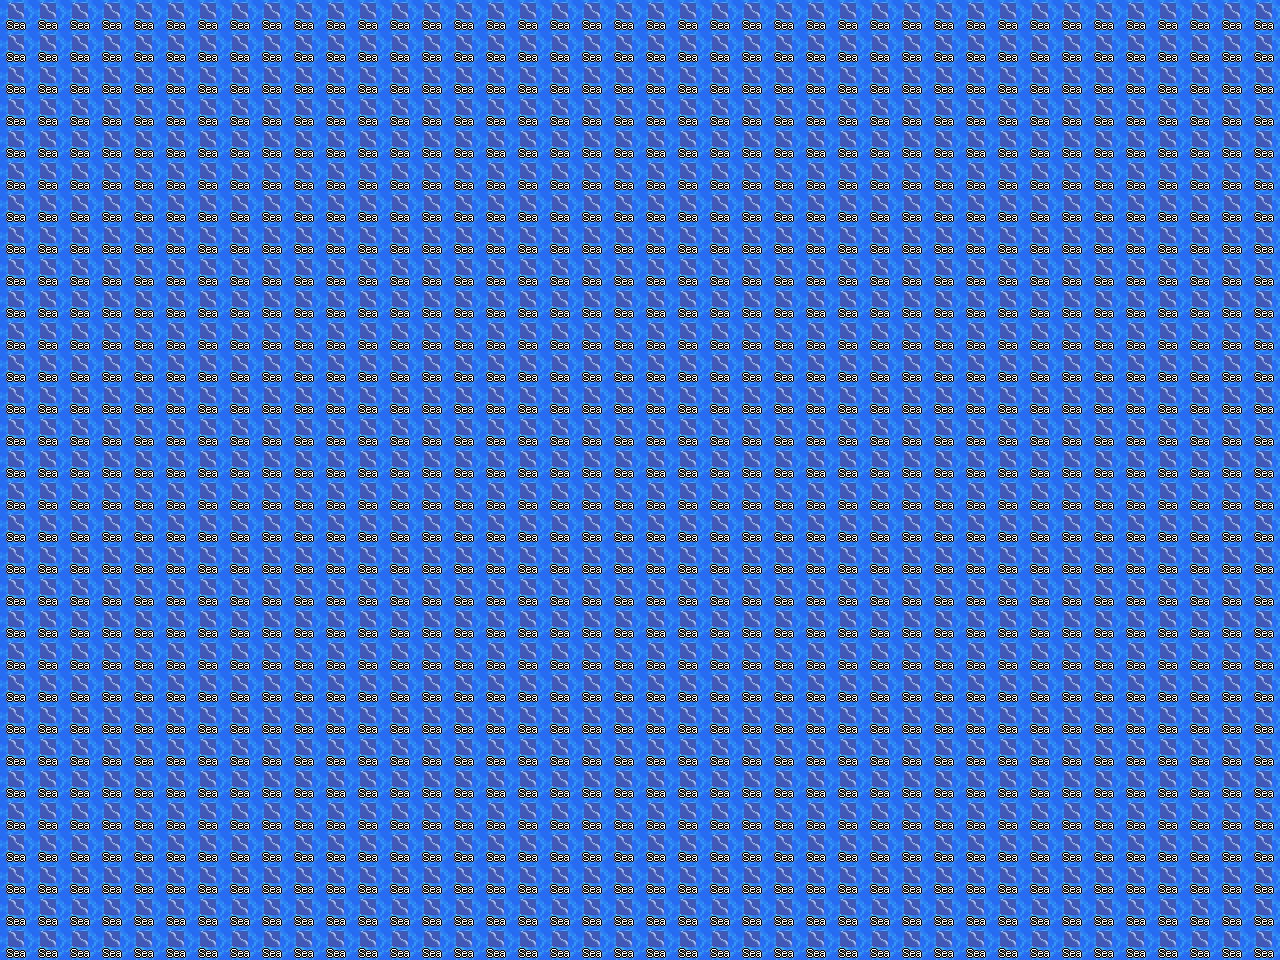

A level layout from a 2D game, rendered from its tile map. Below: a short description, then the map file with tile-grid data replaced by summaries:
An orthogonal 40x30 tile map with 32x32 px tiles, 9 tile layers (1_1, 1_deco_1, 2_2, 2_deco_2, ...), 5 tilesets.

<map version="1.10" tiledversion="1.11.2" orientation="orthogonal" renderorder="left-up" width="40" height="30" tilewidth="32" tileheight="32" infinite="0" nextlayerid="13" nextobjectid="1">
  <tileset firstgid="1" source="00Home.tsx" />
  <tileset firstgid="4257" source="systemtags.tsx" />
  <tileset firstgid="4385" source="passages.tsx" />
  <tileset firstgid="4529" source="terrain_tag.tsx" />
  <tileset firstgid="4545" source="borders.tsx" />
  <layer id="1" name="1_1" width="40" height="30">
    <data>[1200 cells, 1200 non-empty, 1 distinct tile ids]</data>
  </layer>
  <layer id="2" name="1_deco_1" width="40" height="30">
    <data>[1200 cells, 0 non-empty, 0 distinct tile ids]</data>
  </layer>
  <group id="3" name="z = 0" />
  <layer id="4" name="2_2" width="40" height="30">
    <data>[1200 cells, 0 non-empty, 0 distinct tile ids]</data>
  </layer>
  <layer id="5" name="2_deco_2" width="40" height="30">
    <data>[1200 cells, 0 non-empty, 0 distinct tile ids]</data>
  </layer>
  <group id="6" name="z = 1" />
  <layer id="7" name="3_3" width="40" height="30">
    <data>[1200 cells, 0 non-empty, 0 distinct tile ids]</data>
  </layer>
  <layer id="8" name="3_deco_3" width="40" height="30">
    <data>[1200 cells, 0 non-empty, 0 distinct tile ids]</data>
  </layer>
  <group id="9" name="z = 2" />
  <layer id="10" name="terrain_tags" width="40" height="30">
    <data>[1200 cells, 0 non-empty, 0 distinct tile ids]</data>
  </layer>
  <layer id="11" name="systemtags" width="40" height="30">
    <data>[1200 cells, 1200 non-empty, 1 distinct tile ids]</data>
  </layer>
  <layer id="12" name="passages" width="40" height="30">
    <data>[1200 cells, 0 non-empty, 0 distinct tile ids]</data>
  </layer>
  <group id="13" name="info" />
</map>
